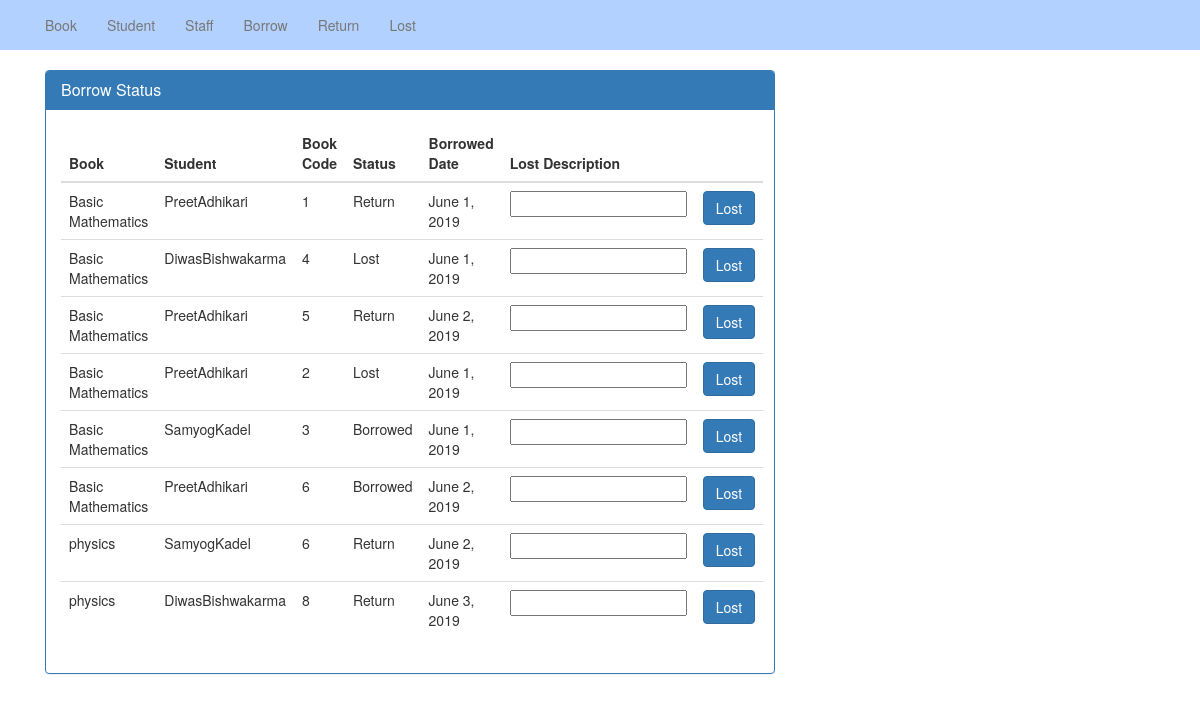
Screenshot of /lost/ with the database file from the repository.
### borrow/models.py (models this page shows)
class Borrow(models.Model):
    Book = models.ForeignKey(Book,on_delete=models.CASCADE,default=1)
    Student = models.ForeignKey(Student,on_delete=models.CASCADE,null=True,blank=True)
    Staff = models.ForeignKey(Staff,on_delete=models.CASCADE,null=True,blank=True)
    book_code = models.IntegerField(default='1')
    quantity = models.IntegerField(default=1)
    status = models.ForeignKey(BorrowStatus,on_delete=models.CASCADE,null=True,blank=True)
    lost = models.TextField(null=True,blank=True)
    borrow_date = models.DateField(default=date.today)
    return_date = models.DateField(null=True,blank=True)

class BorrowStatus(models.Model):
    status = models.CharField(max_length=20)
    def __str__(self):
        return self.status

### book/models.py (models this page shows)
class Book(models.Model):
    book_name = models.CharField(max_length=20,unique=True)
    pur_date = models.DateField()
    available = models.IntegerField(validators=[is_posititve],default=1)
    stock = models.IntegerField(validators=[is_posititve],default=1)
    category = models.ForeignKey(BookCategory,on_delete=models.CASCADE)
    def __str__(self):
        return self.book_name

### student/models.py (models this page shows, shortened)
class Student(models.Model):
    first_name = models.CharField(max_length=20,default=1)
    last_name = models.CharField(max_length=20,default=2)
    department = models.CharField(max_length=20)
    year = models.CharField(max_length=20)

### library/views.py (the view, shortened to what this page needs)
# urls.py: path('lost/', views.lost, name='lost')
def lost(request):
    borrows = Borrow.objects.all()
    books = Book.objects.all()
    context = {
        'form': BorrowForm, 'borrow1': borrows, 'book1': books
    }
    if request.method == 'GET':
        return render(request, 'lost.html', context)

### templates/lost.html (shortened to what this page needs)
{% extends 'master/base.html' %}
{% block 'content' %}
    <div class="container">
        <div class="col-md-8">
            <div class="panel panel-primary">
              <div class="panel-heading">
                <h3 class="panel-title">Borrow Status</h3>
              </div>
              <div class="panel-body">
                <table class="table table-hover">
                    <thead>
                        <tr>
                            <th>Book</th>
                            <th>Student</th>
                            <th>Book Code</th>
                            <th>Status</th>
                            <th>Borrowed Date</th>
                            <th>Lost Description</th>
                            <th></th>
                        </tr>
                    </thead>
                    <tbody>
                        {% for bor in borrow1 %}
                        <tr>
                            <td>{{bor.Book}}</td>
                            <td>{{bor.Student.first_name}}{{bor.Student.last_name}}</td>
                            <td>{{bor.book_code}}</td>
                            <td>{{bor.status}}</td>
                            <td>{{bor.borrow_date}}</td>
                            <form method="POST" action="{% url 'lost' %}">
                            <td>
                                <input type="text" name="text_id" value =""/>
                            </td>
                                <td>
                                    <button type="submit" class="btn btn-primary">Lost</button>
                                </td>
                            </form>
                        </tr>
                        {% endfor %}
                    </tbody>
                </table>
              </div>
            </div>
        </div>
    </div>
{% endblock %}

### rows the page displays
Borrow: Book "Basic Mathematics", Student.first_name "Preet", Student.last_name "Adhikari", book_code "1", status "Return", borrow_date "June 1, 2019"
Borrow: Book "Basic Mathematics", Student.first_name "Diwas", Student.last_name "Bishwakarma", book_code "4", status "Lost", borrow_date "June 1, 2019"
Borrow: Book "Basic Mathematics", Student.first_name "Preet", Student.last_name "Adhikari", book_code "5", status "Return", borrow_date "June 2, 2019"
Borrow: Book "Basic Mathematics", Student.first_name "Preet", Student.last_name "Adhikari", book_code "2", status "Lost", borrow_date "June 1, 2019"
Borrow: Book "Basic Mathematics", Student.first_name "Samyog", Student.last_name "Kadel", book_code "3", status "Borrowed", borrow_date "June 1, 2019"
Borrow: Book "Basic Mathematics", Student.first_name "Preet", Student.last_name "Adhikari", book_code "6", status "Borrowed", borrow_date "June 2, 2019"
Borrow: Book "physics", Student.first_name "Samyog", Student.last_name "Kadel", book_code "6", status "Return", borrow_date "June 2, 2019"
Borrow: Book "physics", Student.first_name "Diwas", Student.last_name "Bishwakarma", book_code "8", status "Return", borrow_date "June 3, 2019"
